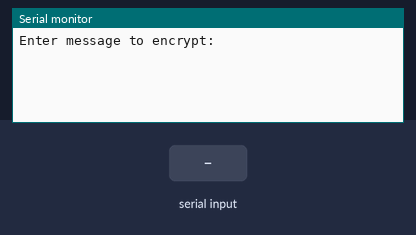
The sketch below on a simulated Arduino Uno, built with avr-gcc and run on an emulated ATmega328P. Shown: the last lines printed to the serial monitor. Inputs (shaded band) come from the test bench.

Above: at 0.9 s.
1.0 s: "90,45\n" received over Serial
At 2.4 s:
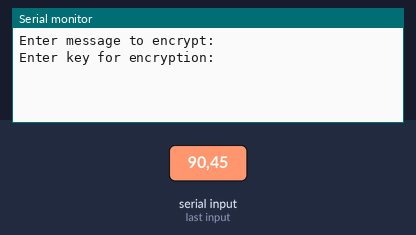
3.5 s: "30,150\n" received over Serial
At 4.9 s:
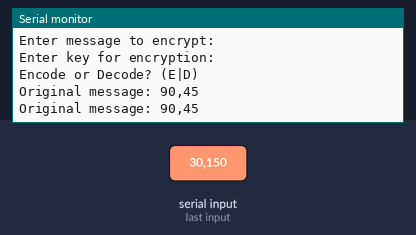

Measured:
- after the input at 1.0 s, the serial monitor: prints a new line after 1.0 s (image 1)
- after the input at 3.5 s, the serial monitor: prints a new line at once (image 2)

The sketch:

C13-Function.ino
```cpp
void setup() {
  Serial.begin(115200);
  while (!Serial) {}

  String message;
  int key;
  char edoc;

  Serial.println("Enter message to encrypt: ");
  while (Serial.available() == 0) {}
  message = Serial.readString();

  Serial.println("Enter key for encryption: ");
  while (Serial.available() == 0) {}
  key = Serial.parseInt();

  Serial.println("Encode or Decode? (E|D) ");
  while (Serial.available() == 0) {}
  edoc = Serial.read();

  Serial.print("Original message: ");
  Serial.println(message);

  if (edoc == 'E') {
    // Encrypt the message
    for (int i = 0; i < message.length(); i++) {
      if (isLetter(message[i])) {
        message[i] = (message[i] - 'A' + key) % 26 + 'A';
      }
    }

    Serial.print("Encrypted message: ");
    Serial.println(message);
  }
  // Decrypt the message
  else if (edoc == 'D') {
    for (int i = 0; i < message.length(); i++) {
      if (isLetter(message[i])) {
        message[i] = (message[i] - 'A' - key + 26) % 26 + 'A';
      }
    }

    Serial.print("Decrypted message: ");
    Serial.println(message);
  }
  Serial.print("Original message: ");
  Serial.println(message);
}

void loop() {
  // Do nothing
}

bool isLetter(char c) {
  return (c >= 'A' && c <= 'Z') || (c >= 'a' && c <= 'z');
}
```
